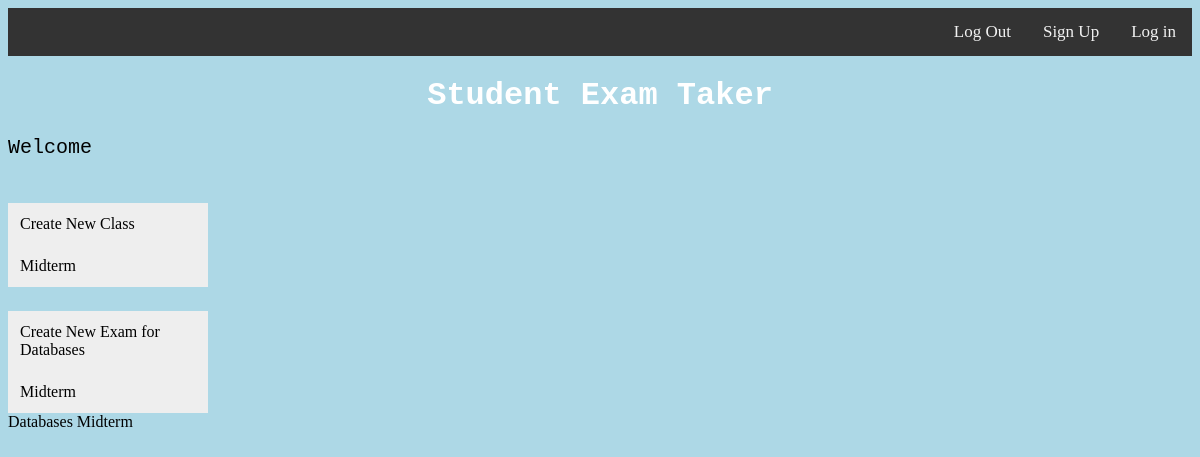
The page /profile/view_exam/1 (signed in) on the database as committed earlier.
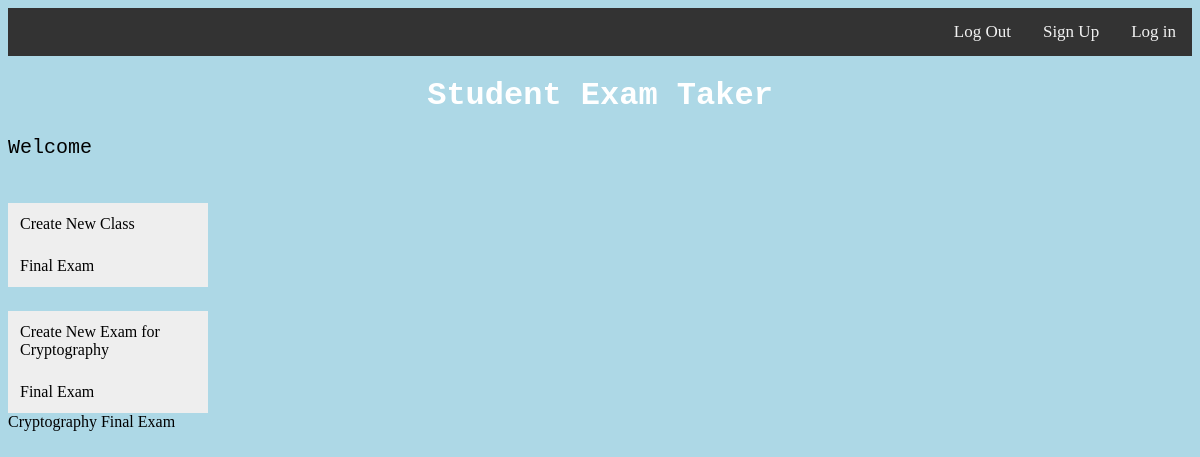
The same page on the database as committed later.
### exam_backend/models.py (models this page shows)
class Exam(db.Model):
    id = db.Column(db.Integer, primary_key=True)  # primary keys are required by SQLAlchemy
    name = db.Column(db.String, unique = True)
    course_class = db.Column(db.Integer, db.ForeignKey('course.id'), nullable=False)
    school = db.Column(db.String)
    questions = db.relationship("Question", backref="exam_question", lazy=True)

class Course(db.Model):
    id = db.Column(db.Integer, primary_key=True)  # primary keys are required by SQLAlchemy
    name = db.Column(db.String, unique = True)
    teacher = db.Column(db.Integer, db.ForeignKey('user.id'), nullable=False)
    school = db.Column(db.String)
    exams = db.relationship("Exam", backref="course_exams", lazy = True)

### exam_backend/main.py (the view)
@main.route("/profile/view_exam/<int:exam_id>")
@login_required
def get_exam(exam_id):
    exam = Exam.query.get(exam_id)
    if not exam or Course.query.get(exam.course_class).teacher != current_user.id:
        flash("Invalid exam")
        return redirect(url_for("main.profile"))
    return render_template("view_exam.html", selected_course = Course.query.get(exam.course_class), courses=current_user.courses, selected_exam=exam)

### exam_backend/__init__.py (called while the page is built)
def create_app():
    app.config['SECRET_KEY'] = os.urandom(256)
    app.config['SQLALCHEMY_DATABASE_URI'] = 'sqlite:///db.sqlite'
    app.config["SQLALCHEMY_TRACK_MODIFICATIONS"] = False
    app.config['TEMPLATES_AUTO_RELOAD'] = True
    lm = LoginManager()
    lm.login_view = 'auth.login'
    lm.init_app(app)
    @lm.user_loader
    def load_user(user_id):
        return User.query.get(int(user_id))
    from .auth import auth as auth_blueprint
    app.register_blueprint(auth_blueprint, name="auth")
    from .main import main as main_blueprint
    app.register_blueprint(main_blueprint, name="main")
    from .dashboard import dashboard
    app.register_blueprint(dashboard, name="dashboard")
    return app

### exam_backend/templates/view_exam.html (shortened to what this page needs)
<!DOCTYPE html>
<html lang="en">
<head>
    <link rel="stylesheet" href="{{ url_for('static', filename='css/styles.css') }}">
</head>
 <div class="topnav">
  <a href="{{ url_for('auth.login') }}">Log in</a>
 <a href="{{ url_for('auth.signup') }}">Sign Up</a>
 <a href="{{ url_for('auth.logout') }}">Log Out</a>
</div>
<body>
<h1>Student Exam Taker</h1>
<p>Welcome {{ email }}</p>
<div class="vertical-menu">
  <a href="#" class="active"><a href="{{ url_for('main.add_new_course') }}">Create New Class</a></a>
  {%for exam in selected_course.exams%}
    <a href="{{url_for('main.view_course', course_id=selected_course.id)}}"> {{exam.name}} </a>
{%endfor%}
</div>
<div class="vertical-menu">
  <a href="#" class="active"><a href="{{ url_for('main.createExam', course_id=selected_course.id) }}">Create New Exam for {{ selected_course.name}}</a></a>
  {%for exam in selected_course.exams%}
  <a href="{{url_for('main.get_exam', course_id=selected_course.id, exam_id=exam.id)}}"> {{exam.name}} </a>
{%endfor%}
{{ selected_course.name}}
{{selected_exam.name}}
</div>
</body>
</html>

### exam_backend/static/css/styles.css (style rules this page uses)
body { background-color: lightblue; }
h1 { color: white; text-align: center; font-family: Courier, serif; }
p { font-family: Courier, serif; font-size: 20px; }
.topnav { background-color: #333; overflow: hidden; }
.topnav a { float: right; color: #f2f2f2; text-align: center; padding: 14px 16px; text-decoration: none; font-size: 17px; }
.vertical-menu { width: 200px; }
.vertical-menu a { background-color: #eee; color: black; display: block; padding: 12px; text-decoration: none; }
.vertical-menu a.active { background-color: lightblue; color: white; }

Rows that differ between the two databases and show on the page:
removed Course: name "Databases"
changed Exam: name "Midterm" → "Final Exam"
now on this page (row unchanged): Course: name "Cryptography"
